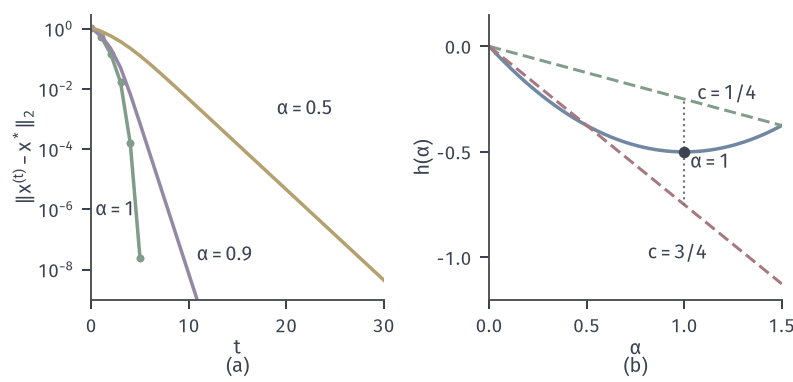

Python code for this plot:
from pathlib import Path
import sys
ROOT = next(p for p in Path(__file__).resolve().parents if (p/'build.sh').is_file() and (p/'tex/book.tex').is_file())
sys.path.insert(0, str(ROOT/'figures/00-shared/mathematical-preliminaries-upper/00-shared/comprehension-figures'))
from support import figure, save, BLUE, GREEN, YELLOW, RED, PURPLE, INK, MUTED, GRID, BLUE_FILL, GREEN_FILL, YELLOW_FILL, RED_FILL, PURPLE_FILL
import numpy as np
HERE = Path(__file__).resolve().parent
STROKE = '#4C4D4F'
# 贯穿全章的目标 f(x)=0.5(x1-1)^2+(x2-x1^2)^2，最优解 (1,1)。
def f(x):
    u = x[1]-x[0]**2
    return .5*(x[0]-1)**2+u**2
def grad(x):
    u = x[1]-x[0]**2
    return np.array([x[0]-1-4*x[0]*u, 2*u])
def hess(x):
    u = x[1]-x[0]**2
    return np.array([[1-4*u+8*x[0]**2, -4*x[0]], [-4*x[0], 2.]])
XS = np.array([1., 1.])
def panel(fig, left, right, top, bottom, wspace=.3):
    fig.set_layout_engine(None)
    fig.subplots_adjust(left=left, right=right, top=top, bottom=bottom, wspace=wspace)
def tags(fig, axes, y=.015):
    for ax, s in zip(axes, ('(a)', '(b)', '(c)', '(d)')):
        p = ax.get_position(); fig.text((p.x0+p.x1)/2, y, s, ha='center', va='bottom')
def grid2(a, b, c, d, n=600):
    X, Y = np.meshgrid(np.linspace(a, b, n), np.linspace(c, d, n))
    return X, Y
def region(ax, a, b, c, d):
    t = np.linspace(a, b, 300); y = t**2+.25
    ax.fill_between(t, y, d, color=RED_FILL, lw=0, zorder=0)
    ax.plot(t, y, color=STROKE, lw=.85, ls=(0, (3, 2)), zorder=1)
    ax.set_xlim(a, b); ax.set_ylim(c, d)
def arrow(ax, p, q, color=GREEN, lw=1.3, z=4):
    ax.annotate('', xy=q, xytext=p, zorder=z, arrowprops=dict(arrowstyle='-|>,head_width=.17,head_length=.34', color=color, lw=lw, shrinkA=0, shrinkB=0))

fig, axes = figure(width_mm=112, height_mm=54, ncols=2)
panel(fig, .115, .985, .96, .215, .36)
a, b = axes
def err(alpha_rule, n):
    x = np.array([.5, 0.]); E = [np.linalg.norm(x-XS)]
    for t in range(n):
        d = np.linalg.solve(hess(x), -grad(x)); x = x+alpha_rule*d; E.append(np.linalg.norm(x-XS))
    return E
E1 = err(1., 5); E5 = err(.5, 30); E9 = err(.9, 12)
a.semilogy(range(len(E1)), E1, color=GREEN, lw=1.4, marker='o', ms=3.2, mew=0); a.semilogy(range(len(E9)), E9, color=PURPLE, lw=1.4); a.semilogy(range(len(E5)), E5, color=YELLOW, lw=1.4)
a.text(.4, 1e-6, '$\\alpha=1$', ha='left', va='center'); a.text(10.8, 3e-8, '$\\alpha=0.9$', ha='left', va='center'); a.text(19, 1e-3, '$\\alpha=0.5$', ha='left', va='bottom')
a.set_xlabel('$t$', labelpad=1); a.set_ylabel('$\\Vert x^{(t)}-x^*\\Vert_2$', labelpad=1); a.set_ylim(1e-9, 3); a.set_xlim(0, 30)
t = np.linspace(0, 1.5, 300)
b.plot(t, -t+.5*t**2, color=BLUE, lw=1.4); b.plot(t, -.25*t, color=GREEN, lw=1.2, ls=(0, (4, 1.8))); b.plot(t, -.75*t, color=RED, lw=1.2, ls=(0, (4, 1.8)))
b.plot([1], [-.5], 'o', ms=4.6, color=INK, mew=0, zorder=5); b.plot([1, 1], [-.75, -.25], color=MUTED, lw=.85, ls=':')
b.text(1.22, -.27, '$c=1/4$', ha='center', va='bottom'); b.text(1.12, -.93, '$c=3/4$', ha='right', va='top'); b.text(1.03, -.5, '$\\alpha=1$', ha='left', va='top')
b.set_xlabel('$\\alpha$', labelpad=1); b.set_ylabel('$h(\\alpha)$', labelpad=1); b.set_xlim(0, 1.5); b.set_ylim(-1.2, .15); b.set_yticks([-1, -.5, 0]); b.set_xticks([0, .5, 1, 1.5])
tags(fig, axes); save(fig, HERE, 'figure', {'a': 'fixed alpha Newton from (0.5,0)', 'b': 'h(a)=-a+a^2/2, Armijo lines -c a'})
